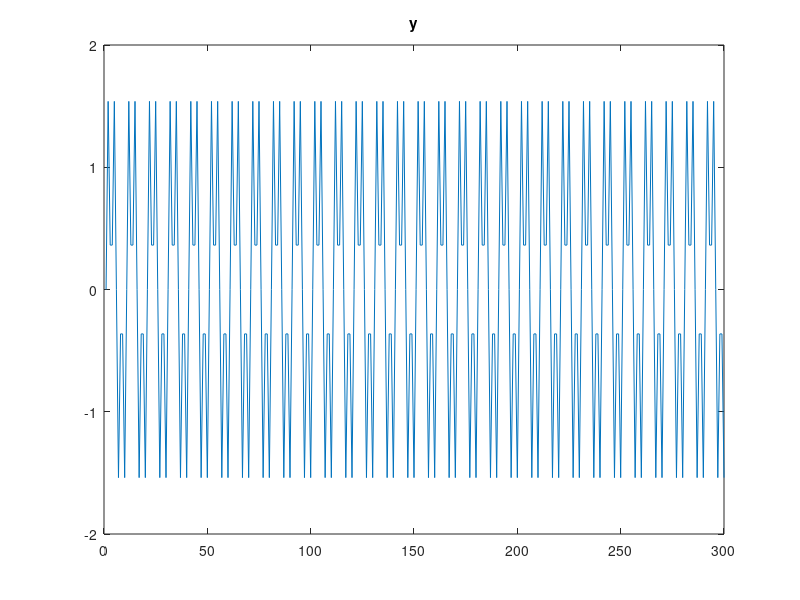
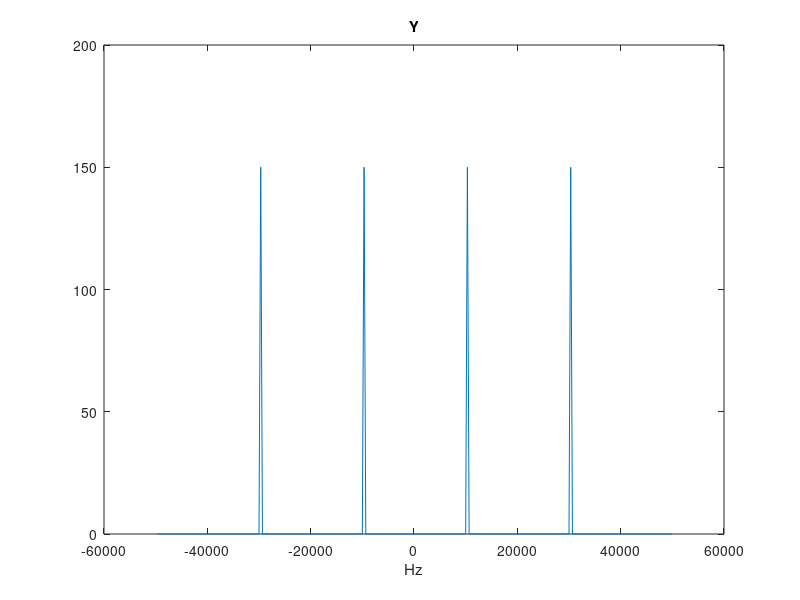
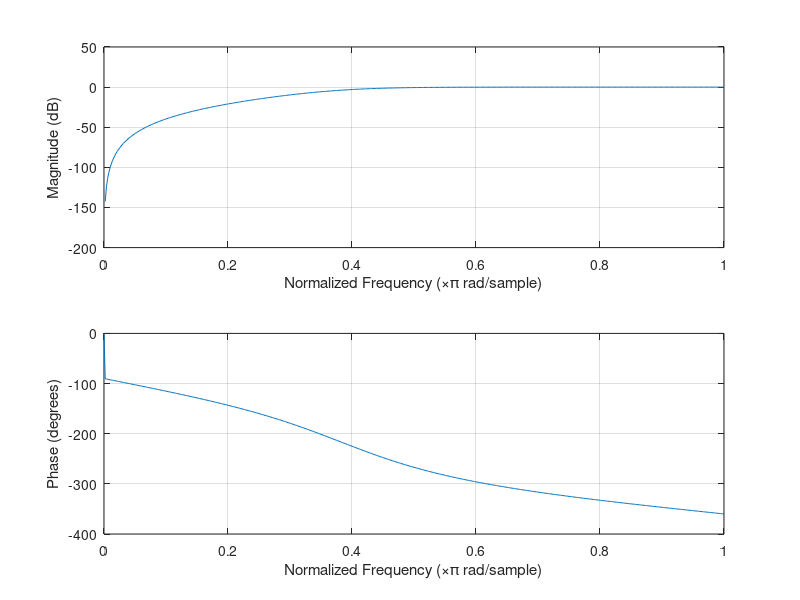
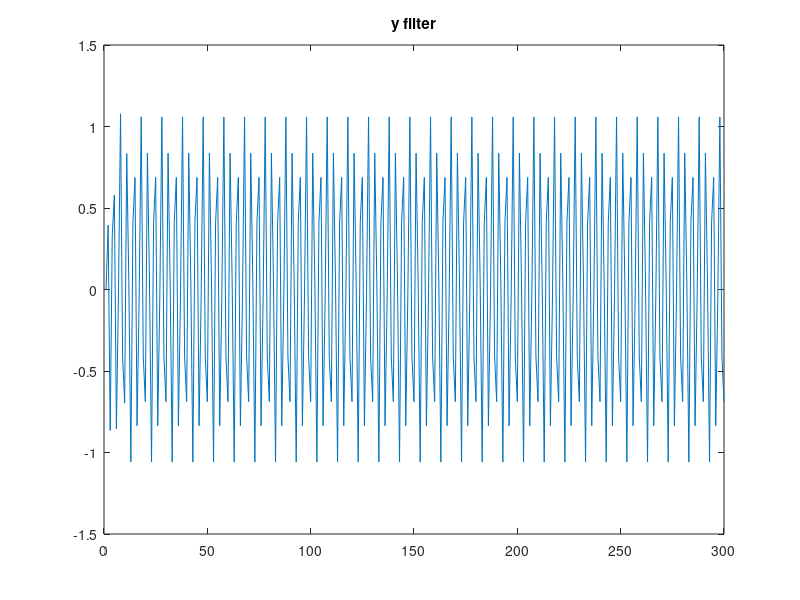

The MATLAB script that drew these images, in order:
clc
close all

fc1=1e4;                                                 %carrier frequency
fc2=3e4;
fs=1e5;                                                 %sample frequency
T=1/fs;                                                 %sample time
L=300;                                                 %length of signal
t=(0:L-1)*T;                                            %time vector
A=1;                                                    %%Ampltitude

y=A*sin(2*pi*fc1*t)+sin(2*pi*fc2*t);
figure
plot(y)
title("y");
figure
ff = fs*(-L/2+1:(L/2))/L;
plot(ff,abs(fftshift(fft(y))))
xlabel('Hz')
title('Y')

[b,a] = butter(3,0.4,'high');
figure
freqz(b,a)

y_fil = filter(b,a,y);
figure
plot(y_fil)
title('y filter')
figure
plot(ff,abs(fftshift(fft(y_fil))))
xlabel('Hz')
title('Y fil')
